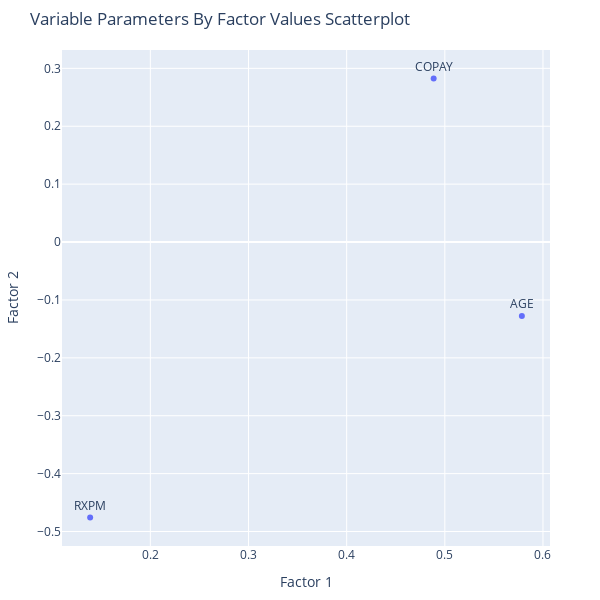

Notebook code cell kept with this figure:
### Code cell
# Generate a scatter plot of variable parameters by loadings standardized estimates for factors.
loadings_label=df_loadings.index
fig = px.scatter(df_loadings, x='Factor 1', y='Factor 2', text=loadings_label, title='Variable Parameters By Factor Values Scatterplot')
fig.update_traces(textposition='top center')
fig.update_layout(margin=dict(l=50,r=50,b=50,t=50))
fig.update_layout(width=600, height=600)
fig.show()

### Figure 1 — Plotly figure (JSON) as saved in the notebook; plotly's stock layout.template omitted (floating-point values rounded to 4 significant figures)
{"data": [{"hovertemplate": "Factor 1=%{x}<br>Factor 2=%{y}<br>index=%{text}<extra></extra>", "legendgroup": "", "marker": {"color": "#636efa", "symbol": "circle"}, "mode": "markers+text", "name": "", "orientation": "v", "showlegend": false, "text": ["RXPM", "COPAY", "AGE"], "textposition": "top center", "type": "scatter", "x": [0.1387, 0.4886, 0.5785], "xaxis": "x", "y": [-0.4757, 0.2824, -0.1277], "yaxis": "y"}], "layout": {"height": 600, "legend": {"tracegroupgap": 0}, "margin": {"b": 50, "l": 50, "r": 50, "t": 50}, "title": {"text": "Variable Parameters By Factor Values Scatterplot"}, "width": 600, "xaxis": {"anchor": "y", "domain": [0, 1], "title": {"text": "Factor 1"}}, "yaxis": {"anchor": "x", "domain": [0, 1], "title": {"text": "Factor 2"}}}}
